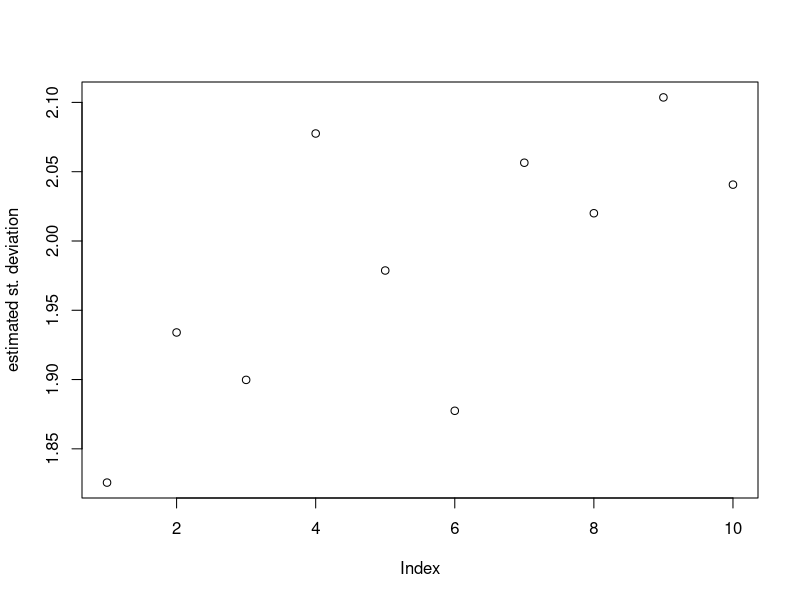
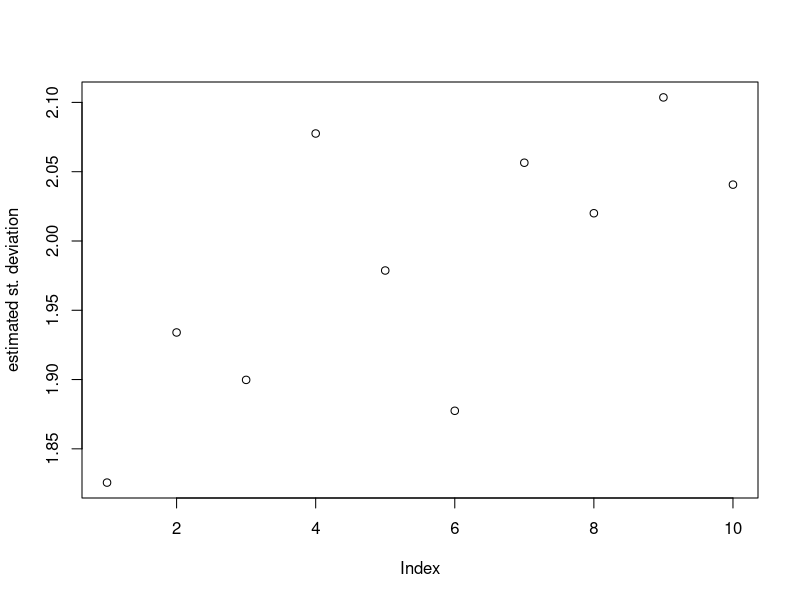
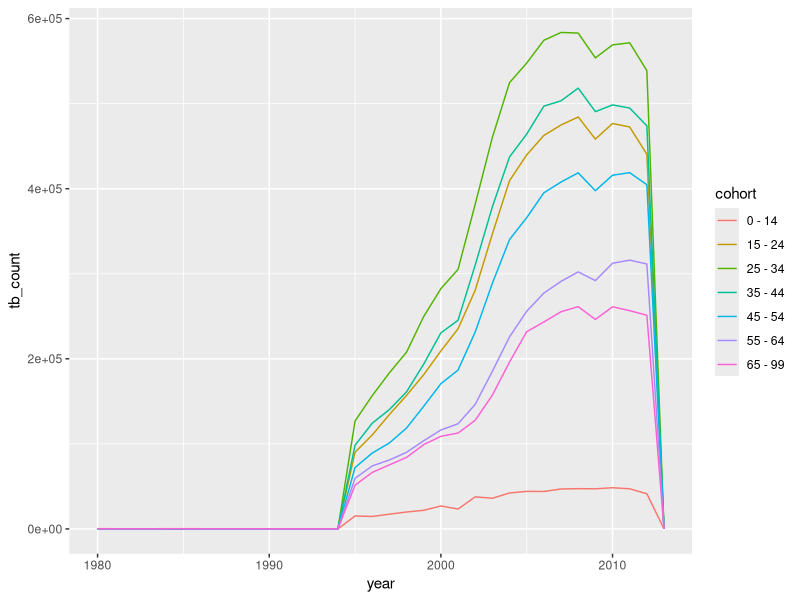

The R script that drew these images, in order: (Note: this script raises an error after producing the figures.)
## ---- chunk 1
knitr::opts_chunk$set(echo = FALSE)
set.seed(123)
## ---- chunk 2
x <- rnorm(1000)
mean(x)      # standard
## ---- chunk 3
library(magrittr)
x %>% mean() # piped
## ---- chunk 4
mean(x, trim = 0.2)
x %>% mean(trim = 0.2)
## ---- chunk 5
sprintf("%.15f", sqrt(var(x)))
x %>% var() %>% sqrt() %>% sprintf("%.15f", .)
## ---- chunk 6
set.seed(123)
## ---- chunk 7
plot(apply(matrix(rnorm(1000, sd = 2), 
                  ncol = 10),
           MARGIN = 2,
           FUN = function(x) sqrt(var(x))),
     ylab = "estimated st. deviation")
## ---- chunk 8
set.seed(123)
## ---- chunk 9
rnorm(1000, sd = 2) %>% 
  matrix(ncol = 10) %>% 
  apply(MARGIN = 2, FUN = . %>% var() %>% sqrt()) %>%
  plot(ylab = "estimated st. deviation")
## ---- chunk 10
mtcars_sub       <- subset(mtcars, hp > 120 & cyl == 6)
mtcars_sub_trans <- transform(mtcars_sub,
                              kpl = mpg * 0.4251,
                              kw = hp * 0.7457)
mtcars_sub_trans_select <-
  mtcars_sub_trans[, c("cyl", "kpl", "kw")]
mtcars_sub_trans_select
## ---- chunk 11
mtcars %>%
  subset(hp > 120 & cyl == 6) %>%
  transform(kpl = mpg * 0.4251, 
            kw  = hp  * 0.7457) %>%
  `[`(c("cyl", "kpl", "kw"))
## ---- chunk 12
library(tidyr)
library(dplyr)
who <- tidyr::who %>% 
  select(-matches("newrel|new_ep|new_sn")) %>% 
  `colnames<-`(gsub("new_sp_", "", colnames(.))) %>% 
   `colnames<-`(gsub("65", "6599", colnames(.))) %>% 
  slice(-(1:50))
## ---- chunk 13
who %>% 
  print(width = 70) # world health organisation
## ---- chunk 14
who %>% 
  gather(key = gender_age, value = count, -(country:year)) 
## ---- chunk 15
who %>% 
  gather(key = gender_age, value = count, -(country:year)) %>% 
  separate(gender_age, into = c("gender", "cohort"), sep = 1)
## ---- chunk 16
library(dplyr)
who %>% 
  gather(key = gender_age, value = count, -(country:year)) %>% 
  separate(gender_age, into = c("gender", "cohort"), sep = 1) %>% 
  mutate(cohort = gsub("^(.+)(.{2})$", "\\1 - \\2", cohort))
## ---- chunk 17
library(ggplot2)
library(dplyr)
who %>% 
  gather(key = gender_age, value = count, -(country:year)) %>% 
  separate(gender_age, into = c("gender", "cohort"), sep = 1) %>% 
  mutate(cohort = gsub("^(.+)(.{2})$", "\\1 - \\2", cohort)) %>% 
  group_by(year, cohort) %>% 
  summarise(tb_count = sum(count, na.rm = TRUE)) %>% 
  ggplot(aes(x = year, y = tb_count, colour = cohort)) + geom_line()
## ---- chunk 18
who %>% 
  gather(key = gender_age, value = count, -(country:year)) %>% 
  separate(gender_age, into = c("gender", "cohort"), sep = 1) %>% 
  separate(cohort, into = c("min_age", "max_age"), sep = -3)
## ---- chunk 19
knitr::include_graphics("tidy_data_cheatsheet.jpg")
